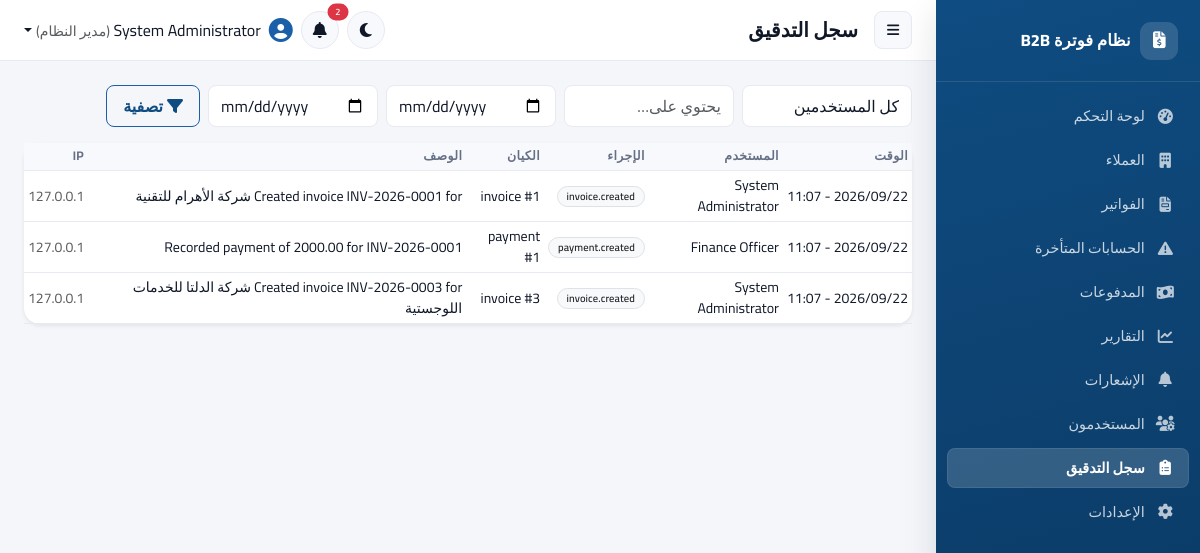
/admin/audit_logs.php (signed in), run on the app's committed database.
### tables this page shows
CREATE TABLE IF NOT EXISTS audit_logs (
    id INT UNSIGNED AUTO_INCREMENT PRIMARY KEY,
    user_id INT UNSIGNED NULL,
    action VARCHAR(80) NOT NULL,
    entity_type VARCHAR(50) NULL,
    entity_id INT UNSIGNED NULL,
    description VARCHAR(500) NULL,
    ip_address VARCHAR(45) NULL,
    created_at DATETIME NOT NULL DEFAULT CURRENT_TIMESTAMP,
    CONSTRAINT fk_audit_user FOREIGN KEY (user_id) REFERENCES users(id) ON DELETE SET NULL,
    INDEX idx_audit_entity (entity_type, entity_id),
    INDEX idx_audit_created (created_at)
);

CREATE TABLE IF NOT EXISTS users (
    id INT UNSIGNED AUTO_INCREMENT PRIMARY KEY,
    role_id INT UNSIGNED NOT NULL,
    full_name VARCHAR(120) NOT NULL,
    username VARCHAR(60) NOT NULL UNIQUE,
    email VARCHAR(150) NOT NULL UNIQUE,
    password_hash VARCHAR(255) NOT NULL,
    status ENUM('active','inactive') NOT NULL DEFAULT 'active',
    last_login_at DATETIME NULL,
    last_login_ip VARCHAR(45) NULL,
    failed_login_attempts SMALLINT UNSIGNED NOT NULL DEFAULT 0,
    locked_until DATETIME NULL,
    created_at DATETIME NOT NULL DEFAULT CURRENT_TIMESTAMP,
    updated_at DATETIME NOT NULL DEFAULT CURRENT_TIMESTAMP ON UPDATE CURRENT_TIMESTAMP,
    CONSTRAINT fk_users_role FOREIGN KEY (role_id) REFERENCES roles(id) ON DELETE RESTRICT,
    INDEX idx_users_status (status)
);

### includes/functions.php (called while the page is built, shortened)
<?php
function e(?string $value): string
{
    return htmlspecialchars($value ?? '', ENT_QUOTES | ENT_SUBSTITUTE, 'UTF-8');
}
function format_datetime(?string $date): string
{
    $ts = strtotime($date);
    return $ts ? date('Y/m/d - H:i', $ts) : '';
}
function clean_str(?string $value): string
{
    return trim(str_replace("\0", '', $value ?? ''));
}

### includes/AuditLog.php (called while the page is built, shortened)
<?php
final class AuditLog
{
    public static function paginate(PDO $pdo, int $page, int $perPage, array $filters = []): array
    {
        $where = [];
        $params = [];
        $whereSql = $where ? ('WHERE ' . implode(' AND ', $where)) : '';
        $count = $pdo->prepare("SELECT COUNT(*) FROM audit_logs $whereSql");
        $count->execute($params);
        $total = (int)$count->fetchColumn();
        $offset = max(0, ($page - 1) * $perPage);
        $sql = "SELECT al.*, u.full_name AS user_name FROM audit_logs al
                LEFT JOIN users u ON u.id = al.user_id
                $whereSql ORDER BY al.created_at DESC LIMIT :lim OFFSET :off";
        $stmt = $pdo->prepare($sql);
        $stmt->bindValue('lim', $perPage, PDO::PARAM_INT);
        $stmt->bindValue('off', $offset, PDO::PARAM_INT);
        $stmt->execute();
        return ['rows' => $stmt->fetchAll(), 'total' => $total];
    }
}

### admin/audit_logs.php (the view, shortened to what this page needs)
<?php
$pdo = Database::get();
$page = max(1, (int)($_GET['page'] ?? 1));
$filters = [
    'user_id' => (int)($_GET['user_id'] ?? 0) ?: null,
    'action' => clean_str($_GET['action'] ?? '') ?: null,
    'from' => clean_str($_GET['from'] ?? '') ?: null,
    'to' => clean_str($_GET['to'] ?? '') ?: null,
];
$result = AuditLog::paginate($pdo, $page, 25, $filters);
require __DIR__ . '/../includes/layout_header.php';
?>
<form class="d-flex flex-wrap gap-2 filters mb-3" method="get">
  <select name="user_id" class="form-select">
    <option value="">كل المستخدمين</option>
  </select>
  <input type="text" name="action" class="form-control" placeholder="يحتوي على…" value="<?= e($_GET['action'] ?? '') ?>">
  <input type="date" name="from" class="form-control" value="<?= e($_GET['from'] ?? '') ?>">
  <input type="date" name="to" class="form-control" value="<?= e($_GET['to'] ?? '') ?>">
  <button class="btn btn-outline-primary"><i class="fa-solid fa-filter me-1"></i>تصفية</button>
</form>
<div class="card border-0 shadow-sm">
  <div class="table-responsive">
    <table class="table table-sm align-middle mb-0">
      <thead class="table-light"><tr><th>الوقت</th><th>المستخدم</th><th>الإجراء</th><th>الكيان</th><th>الوصف</th><th>IP</th></tr></thead>
      <tbody>
        <?php foreach ($result['rows'] as $r): ?>
          <tr>
            <td class="small text-nowrap"><?= e(format_datetime($r['created_at'])) ?></td>
            <td class="small"><?= e($r['user_name'] ?? 'النظام') ?></td>
            <td class="small"><span class="badge bg-light text-dark border"><?= e($r['action']) ?></span></td>
            <td class="small"><?= e($r['entity_type']) ?><?= $r['entity_id'] ? ' #' . $r['entity_id'] : '' ?></td>
            <td class="small"><?= e($r['description']) ?></td>
            <td class="small text-muted"><?= e($r['ip_address']) ?></td>
          </tr>
        <?php endforeach; ?>
      </tbody>
    </table>
  </div>
</div>
<?php require __DIR__ . '/../includes/layout_footer.php'; ?>

### includes/layout_header.php (style rules this page uses)
:root { --sidebar-w: 264px; --brand-50: #eef4fc; --brand-100: #d7e6f7; --brand-500: #1a5fa8; --brand-600: #0f4c81; --brand-700: #0a3760; --brand-glow: rgba(15,76,129,.18); --radius-lg: 16px; --radius-md: 12px; --radius-sm: 8px; --shadow-sm: 0 1px 2px rgba(16,24,40,.06); --shadow-md: 0 4px 16px rgba(16,24,40,.08); --shadow-lg: 0 12px 32px rgba(16,24,40,.12); --bg-app: #f4f6fa; --bg-surface: #ffffff; --bg-subtle: #f8f9fc; --text-primary: #101828; --text-muted: #667085; --border-soft: #e7eaf0; --transition-base: .18s cubic-bezier(.4,0,.2,1); }
* { box-sizing:border-box; }
html, body { height:100%; }
body { background: var(--bg-app); color: var(--text-primary); font-family: 'Cairo', 'Inter', 'Segoe UI', system-ui, -apple-system, sans-serif; transition: background var(--transition-base), color var(--transition-base); }
.card { background: var(--bg-surface); border:1px solid var(--border-soft); border-radius: var(--radius-lg); box-shadow: var(--shadow-sm); transition: box-shadow var(--transition-base), transform var(--transition-base); }
.btn { border-radius: var(--radius-sm); font-weight:600; padding:.5rem 1rem; transition: all var(--transition-base); }
.btn-outline-primary { color: var(--brand-600); border-color: var(--brand-500); }
.form-control, .form-select { background: var(--bg-surface); color: var(--text-primary); border:1px solid var(--border-soft); border-radius: var(--radius-sm); }
.table { color: var(--text-primary); }
.table thead.table-light th, table thead th { background: var(--bg-subtle) !important; color: var(--text-muted); font-size:.78rem; text-transform:uppercase; letter-spacing:.03em; font-weight:700; border-bottom:1px solid var(--border-soft); }
.table > :not(caption) > * > * { background-color: transparent; color: inherit; border-color: var(--border-soft); }
.badge { font-weight:600; border-radius:999px; padding:.42em .85em; letter-spacing:.01em; }
.table-responsive { overflow-x:auto; }

### admin/audit_logs.php (style rules this page uses)
.filters select, .filters input { max-width:170px; }

### data on the page
audit_logs: created_at "2026/09/22 - 11:07", user.full_name "System Administrator", action "invoice.created", entity_type "invoice", entity "1", description "Created invoice INV-2026-0001 for شركة الأهرام للتقنية", ip_address "127.0.0.1"
audit_logs: created_at "2026/09/22 - 11:07", user.full_name "Finance Officer", action "payment.created", entity_type "payment", entity "1", description "Recorded payment of 2000.00 for INV-2026-0001", ip_address "127.0.0.1"
audit_logs: created_at "2026/09/22 - 11:07", user.full_name "System Administrator", action "invoice.created", entity_type "invoice", entity "3", description "Created invoice INV-2026-0003 for شركة الدلتا للخدمات اللوجستية", ip_address "127.0.0.1"

### other printed values
$item['label'] "لوحة التحكم"
$item['label'] "العملاء"
$item['label'] "الفواتير"
$item['label'] "الحسابات المتأخرة"
$item['label'] "المدفوعات"
$item['label'] "التقارير"
$item['label'] "الإشعارات"
$item['label'] "المستخدمون"
$item['label'] "سجل التدقيق"
$item['label'] "الإعدادات"
$pageTitle "سجل التدقيق"
$unread "2"
Auth::fullName() "System Administrator"
role_label(Auth::roleName() ?? '') "مدير النظام"
